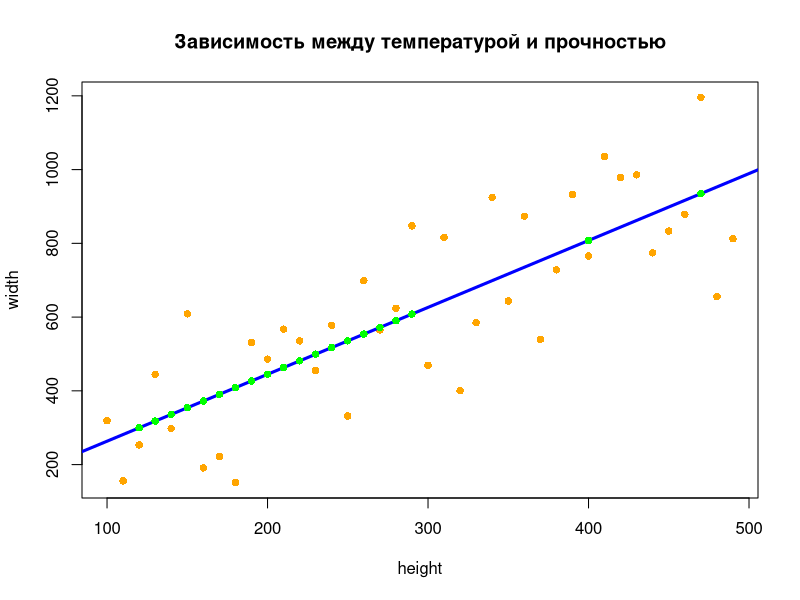

Write the R code that produced this figure.
setwd("C:/RStudio/WorkDir/THIRD")
fiber_data <- read.csv('fiber.csv')
t <- fiber_data[,1]
strength <- fiber_data[,2]

plot(t, strength, col="orange",type="p",pch=16,
xlab="height",ylab="width",main="Зависимость между температурой и прочностью")
fiber_regress <- lm(formula = strength ~ t)
fiber_regress
abline(fiber_regress,col="blue",lwd="3")

r = cor(strength,t)

newt = c(t[3:20],t[31],t[38])
newstrength=predict(fiber_regress,data.frame(t = newt), level = 0.9, interval = "confidence")
newstr = newstrength[,1]
points(newt, newstr, col = "green", type = "p", pch = 16)

cor.test(t, strength)

